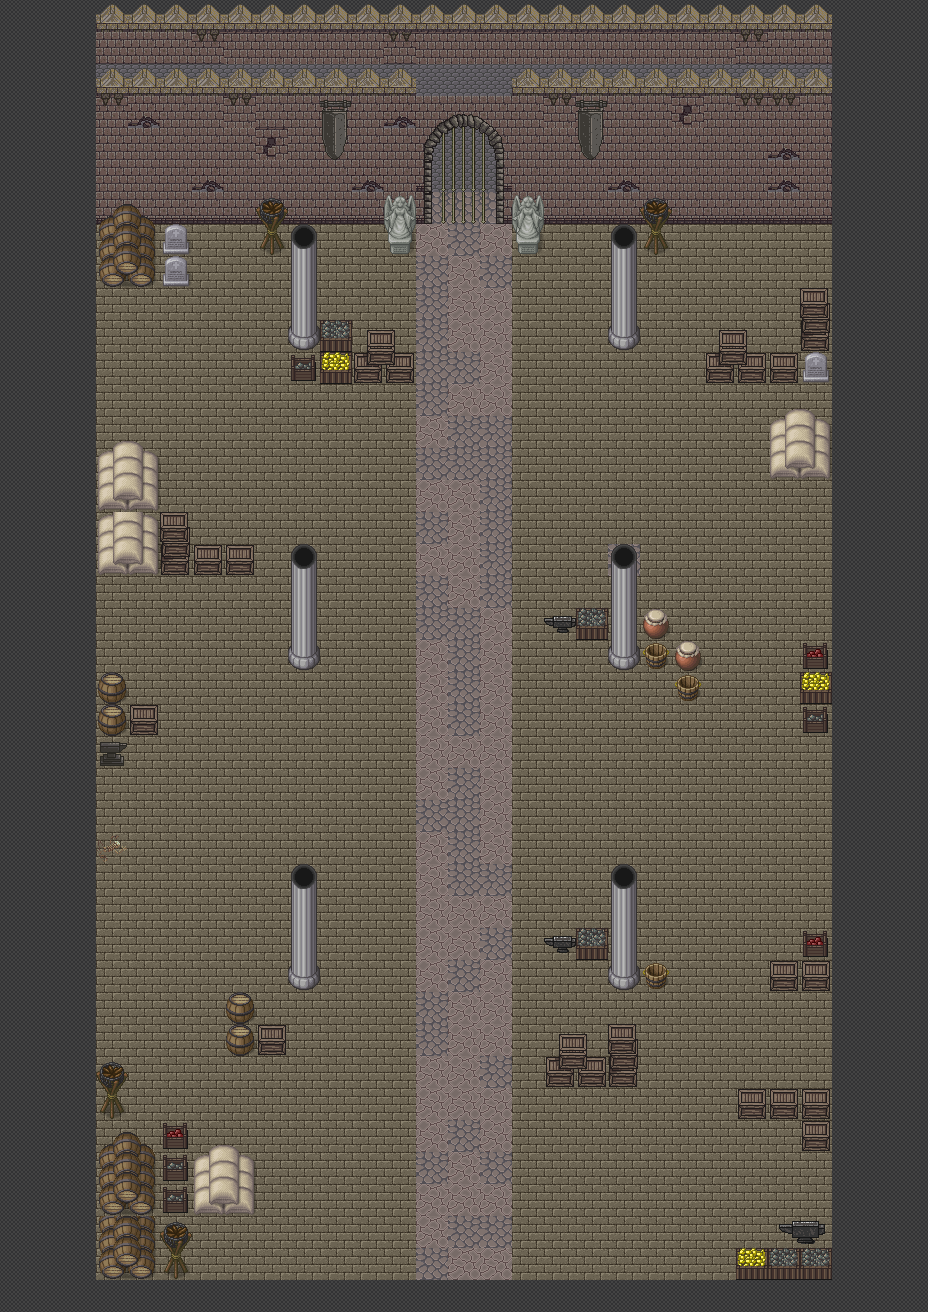

Below is a game level as drawn by its tile map, then a one-line description and the .tmx that defines it (tile-layer data replaced by summaries):
An orthogonal 29x41 tile map with 32x32 px tiles, 3 tile layers (floor, walls, obsticals), 2 tilesets and 4 objects (start, enemy1, enemy2, end).

<map version="1.10" tiledversion="1.10.1" orientation="orthogonal" renderorder="right-down" width="29" height="41" tilewidth="32" tileheight="32" infinite="0" nextlayerid="9" nextobjectid="9">
 <editorsettings>
  <export target="Tutorial.tmj" format="json" />
 </editorsettings>
 <tileset firstgid="1" name="Castle2" tilewidth="32" tileheight="32" tilecount="256" columns="16">
  <image source="Castle2.png" width="512" height="512" />
 </tileset>
 <tileset firstgid="257" name="pipoya" tilewidth="32" tileheight="32" tilecount="1064" columns="8">
  <image source="pipoya.png" width="256" height="4256" />
 </tileset>
 <layer id="2" name="floor" width="29" height="41">
  <data>[1189 cells, 916 non-empty, 6 distinct tile ids]</data>
 </layer>
 <layer id="1" name="walls" width="29" height="41">
  <data>[1189 cells, 427 non-empty, 20 distinct tile ids]</data>
 </layer>
 <layer id="3" name="obsticals" width="29" height="41">
  <data>[1189 cells, 140 non-empty, 41 distinct tile ids]</data>
 </layer>
 <objectgroup id="5" name="objectLayer">
  <object id="1" name="start" x="466.667" y="1250.67">
   <point />
  </object>
  <object id="4" name="enemy1" x="753" y="796">
   <point />
  </object>
  <object id="7" name="enemy2" x="177" y="431">
   <point />
  </object>
  <object id="8" name="end" x="465.333" y="84">
   <point />
  </object>
 </objectgroup>
</map>
